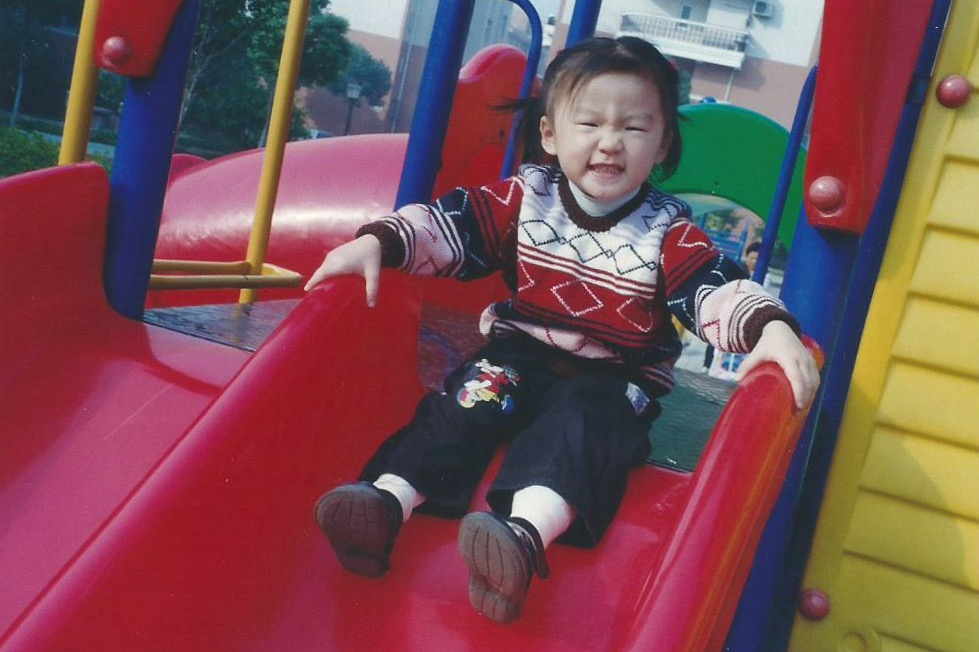
#> input picture Python/obamicon/babyme.jpg, 979 x 652 px
$ python obamicon_me.py
#> lines starting #> are read from the running program, lines starting #| are printed output that depends on the picture
# Obamicon
# 07/08/2016

from PIL import Image
im = Image.open("babyme.jpg")
#> im is the input picture: PIL image 979x652 RGB; mean R, G, B 123, 79.8, 84.2
im.show() # shows original imae
pixels = list(im.getdata()) # gets all the pixel data from original image
#> pixels = 638308 items

darkBlue = (0, 51, 76)
red = (217, 26, 33)
lightBlue = (112, 150, 158)
yellow = (252, 227, 166)

new_im = [] # new list, cannot modify color because color is a "counter", need to append color of pixel to new list so that color is not modified
for color in pixels:
	if color[0] + color[1] + color[2] < 182 : # checks for intensity of pixel
		new_im.append(darkBlue)
	elif color[0] + color[1] + color[2] >= 182 and color[0] + color[1] + color[2] < 364: # checks for intensity of pixel
		new_im.append(red)
	elif color[0] + color[1] + color[2] >= 364 and color[0] + color[1] + color[2] < 546: # checks for intensity of pixel
		new_im.append(lightBlue)
	elif color[0] + color[1] + color[2] >= 546: # checks for intensity of pixel
		new_im.append(yellow)
#> this loop made 638308 passes
#> color on passes 1 to 3: (39, 57, 59), (35, 53, 55), (34, 52, 54)
#> after the loop, new_im = 638308 items

new_shib = Image.new("RGB", im.size) # creates new "blank" image
#> new_shib: PIL image 979x652 RGB; every value is 0
new_shib.putdata(new_im) # puts data from new list of (modified) pixels into the image
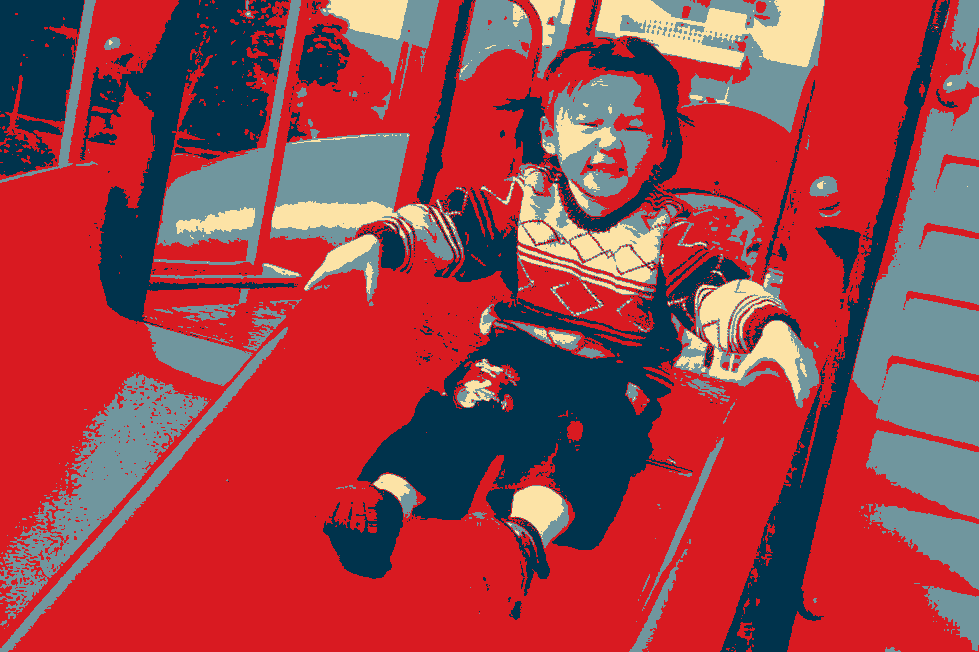
#> new_shib: PIL image 979x652 RGB; mean R, G, B 156.8, 65.7, 72.7
new_shib.show() # shows new image
